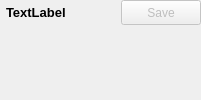
      <widget class="QWidget" name="pgEquipManager">
       <layout class="QVBoxLayout" name="verticalLayout">
        <property name="spacing">
         <number>0</number>
        </property>
        <property name="leftMargin">
         <number>0</number>
        </property>
        <property name="topMargin">
         <number>0</number>
        </property>
        <property name="rightMargin">
         <number>0</number>
        </property>
        <property name="bottomMargin">
         <number>0</number>
        </property>
        <item>
         <layout class="QVBoxLayout" name="layout_01">
          <property name="spacing">
           <number>0</number>
          </property>
          <item>
           <widget class="QWidget" name="widget_2" native="true">
            <property name="sizePolicy">
             <sizepolicy hsizetype="Preferred" vsizetype="Preferred">
              <horstretch>0</horstretch>
              <verstretch>0</verstretch>
             </sizepolicy>
            </property>
            <property name="minimumSize">
             <size>
              <width>0</width>
              <height>25</height>
             </size>
            </property>
            <property name="maximumSize">
             <size>
              <width>16777215</width>
              <height>25</height>
             </size>
            </property>
            <property name="baseSize">
             <size>
              <width>0</width>
              <height>25</height>
             </size>
            </property>
            <layout class="QHBoxLayout" name="horizontalLayout_8">
             <property name="leftMargin">
              <number>3</number>
             </property>
             <property name="topMargin">
              <number>0</number>
             </property>
             <property name="rightMargin">
              <number>0</number>
             </property>
             <property name="bottomMargin">
              <number>0</number>
             </property>
             <item>
              <layout class="QHBoxLayout" name="horizontalLayout_9">
               <property name="spacing">
                <number>6</number>
               </property>
               <property name="leftMargin">
                <number>3</number>
               </property>
               <item>
                <widget class="QLabel" name="lbEquipType">
                 <property name="sizePolicy">
                  <sizepolicy hsizetype="Preferred" vsizetype="Preferred">
                   <horstretch>0</horstretch>
                   <verstretch>0</verstretch>
                  </sizepolicy>
                 </property>
                 <property name="minimumSize">
                  <size>
                   <width>0</width>
                   <height>25</height>
                  </size>
                 </property>
                 <property name="font">
                  <font>
                   <pointsize>10</pointsize>
                   <weight>75</weight>
                   <bold>true</bold>
                  </font>
                 </property>
                 <property name="text">
                  <string>TextLabel</string>
                 </property>
                 <property name="alignment">
                  <set>Qt::AlignLeading|Qt::AlignLeft|Qt::AlignVCenter</set>
                 </property>
                </widget>
               </item>
               <item>
                <spacer name="horizontalSpacer_2">
                 <property name="orientation">
                  <enum>Qt::Horizontal</enum>
                 </property>
                 <property name="sizeHint" stdset="0">
                  <size>
                   <width>40</width>
                   <height>20</height>
                  </size>
                 </property>
                </spacer>
               </item>
               <item>
                <widget class="QWidget" name="widget_4" native="true">
                 <property name="sizePolicy">
                  <sizepolicy hsizetype="Preferred" vsizetype="Preferred">
                   <horstretch>0</horstretch>
                   <verstretch>0</verstretch>
                  </sizepolicy>
                 </property>
                 <layout class="QHBoxLayout" name="horizontalLayout_10">
                  <property name="spacing">
                   <number>0</number>
                  </property>
                  <property name="topMargin">
                   <number>0</number>
                  </property>
                  <property name="rightMargin">
                   <number>0</number>
                  </property>
                  <property name="bottomMargin">
                   <number>0</number>
                  </property>
                  <item>
                   <widget class="QPushButton" name="btnSave">
                    <property name="enabled">
                     <bool>false</bool>
                    </property>
                    <property name="sizePolicy">
                     <sizepolicy hsizetype="Minimum" vsizetype="Preferred">
                      <horstretch>0</horstretch>
                      <verstretch>0</verstretch>
                     </sizepolicy>
                    </property>
                    <property name="text">
                     <string>Save</string>
                    </property>
                   </widget>
                  </item>
                 </layout>
                </widget>
               </item>
              </layout>
             </item>
            </layout>
           </widget>
          </item>
          <item>
           <widget class="QWidget" name="widget" native="true">
            <layout class="QVBoxLayout" name="verticalLayout_2">
             <property name="spacing">
              <number>0</number>
             </property>
             <property name="leftMargin">
              <number>0</number>
             </property>
             <property name="topMargin">
              <number>0</number>
             </property>
             <property name="rightMargin">
              <number>0</number>
             </property>
             <property name="bottomMargin">
              <number>0</number>
             </property>
             <item>
              <widget class="QSplitter" name="splitter_2">
               <property name="sizePolicy">
                <sizepolicy hsizetype="Preferred" vsizetype="Preferred">
                 <horstretch>0</horstretch>
                 <verstretch>0</verstretch>
                </sizepolicy>
               </property>
               <property name="orientation">
                <enum>Qt::Vertical</enum>
               </property>
               <widget class="QWidget" name="widget_8" native="true">
                <layout class="QVBoxLayout" name="verticalLayout_6">
                 <property name="spacing">
                  <number>0</number>
                 </property>
                 <property name="leftMargin">
                  <number>0</number>
                 </property>
                 <property name="topMargin">
                  <number>0</number>
                 </property>
                 <property name="rightMargin">
                  <number>0</number>
                 </property>
                 <property name="bottomMargin">
                  <number>0</number>
                 </property>
                 <item>
                  <layout class="QVBoxLayout" name="equip_layout">
                   <property name="spacing">
                    <number>0</number>
                   </property>
                  </layout>
                 </item>
                </layout>
               </widget>
              </widget>
             </item>
            </layout>
           </widget>
          </item>
         </layout>
        </item>
       </layout>
      </widget>
